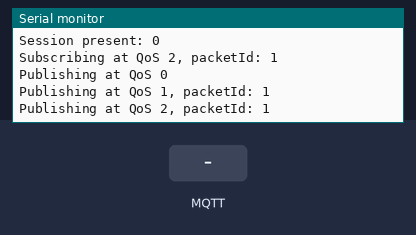
A sketch run on a simulated ESP8266 (NodeMCU). On the bench: the last lines printed to the serial monitor. Inputs (shaded band) come from the test bench. WiFi joins after 1.5 s; servers stay silent unless stated; no MQTT or app messages arrive unless stated.

Above: at 2.8 s.
2.9 s: MQTT message "1" arrives on the first subscribed topic
At 3.7 s:
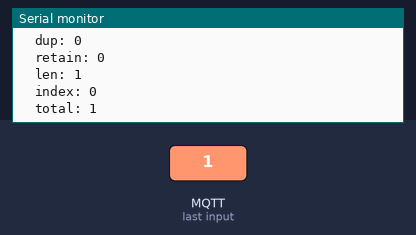
4.4 s: MQTT message "on" arrives on the first subscribed topic
At 4.8 s:
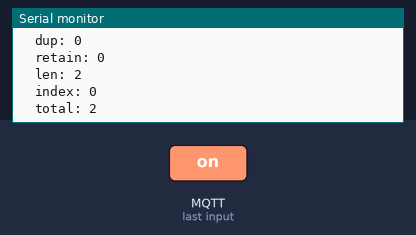

Measured:
- after the input at 2.9 s, the serial monitor: prints a new line at once (image 1)
- after the input at 4.4 s, the serial monitor: prints a new line after 0.06 s (image 2)

The sketch:

Main-mqtt.ino
```cpp
#include <ESP8266WiFi.h>
#include <AsyncMqttClient.h>

AsyncMqttClient mqttClient;

void onMqttConnect(bool sessionPresent) {
  Serial.println("** Connected to the broker **");
  Serial.print("Session present: ");
  Serial.println(sessionPresent);
  uint16_t packetIdSub = mqttClient.subscribe("v1/flaviostutz/28fe34e217b9/$implementation/config0000", 2);
  Serial.print("Subscribing at QoS 2, packetId: ");
  Serial.println(packetIdSub);
  mqttClient.publish("test/lol", 0, true, "test 1");
  Serial.println("Publishing at QoS 0");
  uint16_t packetIdPub1 = mqttClient.publish("v1/flaviostutz/28fe34e217b9/$implementation/config0000", 1, true, "test 2");
  Serial.print("Publishing at QoS 1, packetId: ");
  Serial.println(packetIdPub1);
  uint16_t packetIdPub2 = mqttClient.publish("v1/flaviostutz/28fe34e217b9/$implementation/config0000", 2, true, "test 3");
  Serial.print("Publishing at QoS 2, packetId: ");
  Serial.println(packetIdPub2);
}

void onMqttDisconnect(AsyncMqttClientDisconnectReason reason) {
  Serial.println("** Disconnected from the broker **");
  Serial.println("Reconnecting to MQTT...");
  mqttClient.connect();
}

void onMqttSubscribe(uint16_t packetId, uint8_t qos) {
  Serial.println("** Subscribe acknowledged **");
  Serial.print("  packetId: ");
  Serial.println(packetId);
  Serial.print("  qos: ");
  Serial.println(qos);
}

void onMqttUnsubscribe(uint16_t packetId) {
  Serial.println("** Unsubscribe acknowledged **");
  Serial.print("  packetId: ");
  Serial.println(packetId);
}

void onMqttMessage(char* topic, char* payload, AsyncMqttClientMessageProperties properties, size_t len, size_t index, size_t total) {
  Serial.println("** Publish received **");
  Serial.print("  topic: ");
  Serial.println(topic);
  Serial.print("  qos: ");
  Serial.println(properties.qos);
  Serial.print("  dup: ");
  Serial.println(properties.dup);
  Serial.print("  retain: ");
  Serial.println(properties.retain);
  Serial.print("  len: ");
  Serial.println(len);
  Serial.print("  index: ");
  Serial.println(index);
  Serial.print("  total: ");
  Serial.println(total);
}

void onMqttPublish(uint16_t packetId) {
  Serial.println("** Publish acknowledged **");
  Serial.print("  packetId: ");
  Serial.println(packetId);
}

void setup() {
  Serial.begin(9600);
  Serial.println();
  Serial.println();
  WiFi.persistent(false);
  WiFi.mode(WIFI_STA);
  Serial.print("Connecting to Wi-Fi");
  WiFi.begin("stutz22", "flaviostutz00");

  while (WiFi.status() != WL_CONNECTED) {
    delay(500);
    Serial.print(".");
  }

  Serial.println(" OK");

  mqttClient.onConnect(onMqttConnect);
  mqttClient.onDisconnect(onMqttDisconnect);
  mqttClient.onSubscribe(onMqttSubscribe);
  mqttClient.onUnsubscribe(onMqttUnsubscribe);
  mqttClient.onMessage(onMqttMessage);
  mqttClient.onPublish(onMqttPublish);
  mqttClient.setServer("test.mosquitto.org", 1883);
  mqttClient.setKeepAlive(5).setCleanSession(false).setWill("v1/flaviostutz/28fe34e217b9/$online", 2, true, "false").setClientId("Homie-18fe34e217b9");
  Serial.println("Connecting to MQTT...");
  mqttClient.connect();
}

void loop() {
}
```
